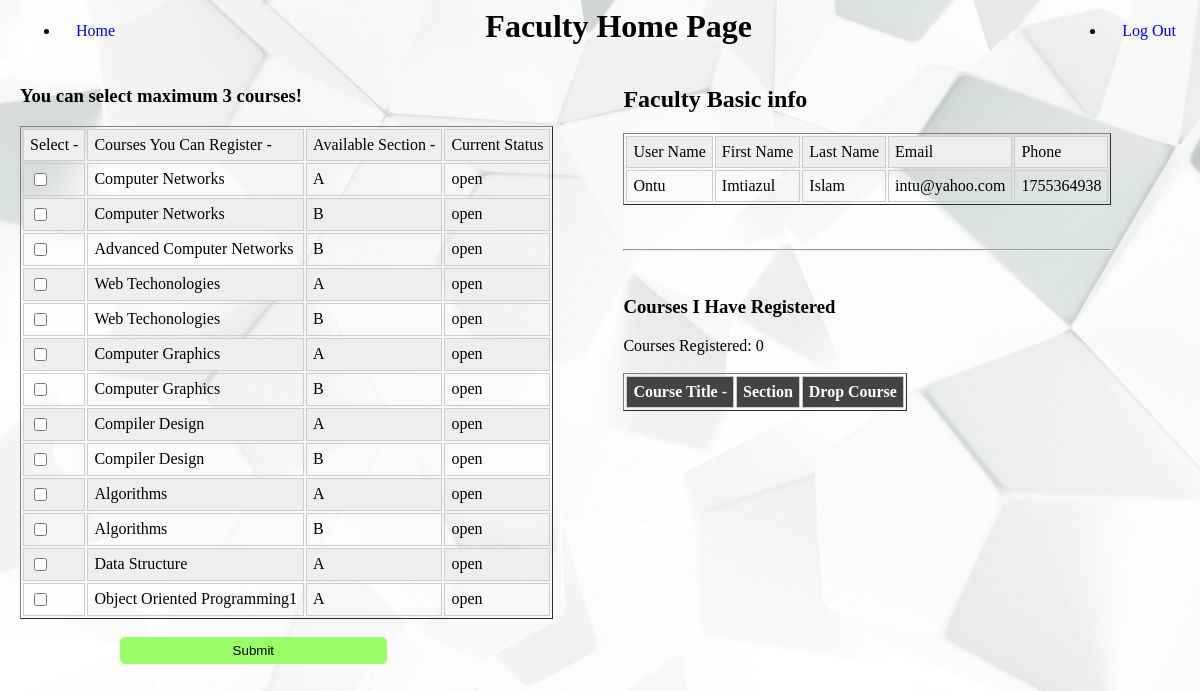
Page /home.php (signed in) on the committed database.
### tables this page shows
CREATE TABLE `courses` (
  `c_id` int(255) NOT NULL,
  `c_name` varchar(255) NOT NULL,
  `section` varchar(255) NOT NULL,
  `status` varchar(255) NOT NULL
);

CREATE TABLE `faculty` (
  `fac_id` int(255) NOT NULL,
  `first_name` varchar(255) NOT NULL,
  `last_name` varchar(255) NOT NULL,
  `user_name` varchar(255) NOT NULL,
  `phone` int(11) NOT NULL,
  `email` varchar(255) NOT NULL,
  `password` varchar(255) NOT NULL
);

### home.php (the view, shortened to what this page needs)
<?php
$fac_name = $_SESSION['user'];
?>
<html>
	<head>
	<link rel="stylesheet" href="css/main.css">
</head>
<body>
<ul>
  <li><a href="#home">Home</a></li>
  <li style="float:right"><a class="active" href="logout.php">Log Out</a></li>
</ul>
    <h1><center>Faculty Home Page<center></h1>
<div id="wrapper">
<div id="leftcolumn">
<?php
	$stid = " SELECT * FROM faculty_courses where user_name ='$fac_name' ";
	$result = @mysql_query($stid) or die("Could not process". mysql_error() );
	$count = mysql_num_rows($result);
	if($count==0)
		{
			echo '<h3>You can select maximum 3 courses!</h3>';
			$query = "SELECT * FROM courses where status='open'";
		    $run = mysql_query($query);
            echo '<table border="1">
            <tr>
			<td>Select -</td>
            <td>Courses You Can Register -</td>
			<td>Available Section -</td>
			<td>Current Status</td>
            </tr>';
			while ($row = mysql_fetch_assoc($run))
			{
				echo '<form action="" method="POST">
				<tr>
				<td><input class="single-checkbox" type="checkbox" name="checkbox[ '. $row["c_id"].'  ]" /></td>
				<td>'. $row["c_name"].'</td>
				<td>'. $row["section"].'</td>
				<td>'. $row["status"].'</td>
				</tr>';
			}
			echo '</table>';
			echo '<br><input type="submit" name="submit">';
	    }
	elseif($count>=3)
		{
			echo "Your Registration Is Already Completed";
	    }
?>
</div>
<div id="rightcolumn">
<h2>Faculty Basic info</h2>
	<?php
     $query = "SELECT * FROM faculty where user_name='$fac_name' ";
     $run = mysql_query($query);
        echo '<table border="1">
            <tr>
            <td>User Name </td>
            <td>First Name</td>
            <td>Last Name </td>
            <td>Email </td>
            <td>Phone</td>
            </tr>';
        while ($row = mysql_fetch_assoc($run))
		{
			echo '<form action="" method="POST"><tr>
            <td>'. $row["user_name"] .'</td>
            <td>'. $row["first_name"]. '</td>
            <td>'. $row["last_name"].'</td>
            <td>'. $row["email"].'</td>
            <td>'. $row["phone"].'</td>
            </tr></form>';
        }
     echo '</table>';
	 ?>
<br><br>
<hr>
<?php
		echo '<br>';
		echo '<h3>Courses I Have Registered</h3>';
		echo "Courses Registered: ";
		echo $count;
		echo "<br><br>";
        echo '<table border="1">
        <tr>
		<th>Course Title -</th>
        <th>Section</th>
		<th>Drop Course</th>
        </tr>';
		echo '</table>';
?>
</div>
</div>
	 </body>
</html>

### CSS/main.css (style rules this page uses)
body { background-image: url(images/background.jpg); background-repeat: no-repeat; background-size: cover; margin-left: 20; }
#leftcolumn, #rightcolumn { float: left; }
#rightcolumn { margin-left: 70px; }
li { float: left; }
li a { display: block; text-align: center; padding: 14px 16px; text-decoration: none; }
tr:nth-of-type(odd) { background: #eee; }
th { background: #444; color: white; font-weight: bold; }
td, th { padding: 6px; border: 1px solid #ccc; text-align: left; }
input[type=submit] { padding:5px 15px; background: #99ff66; border:0 none; cursor:pointer; -webkit-border-radius: 5px; border-radius: 5px; width: 20em; height: 2em; margin-left: 100px; }

### rows in the picture
courses: c_name "Computer Networks", section "A", status "open"
courses: c_name "Computer Networks", section "B", status "open"
courses: c_name "Advanced Computer Networks", section "B", status "open"
courses: c_name "Web Techonologies", section "A", status "open"
courses: c_name "Web Techonologies", section "B", status "open"
courses: c_name "Computer Graphics", section "A", status "open"
courses: c_name "Computer Graphics", section "B", status "open"
courses: c_name "Compiler Design", section "A", status "open"
courses: c_name "Compiler Design", section "B", status "open"
courses: c_name "Algorithms", section "A", status "open"
courses: c_name "Algorithms", section "B", status "open"
courses: c_name "Data Structure", section "A", status "open"
courses: c_name "Object Oriented Programming1", section "A", status "open"
faculty: user_name "Ontu", first_name "Imtiazul", last_name "Islam", email "intu@yahoo.com", phone "1755364938"

### other values in the picture
$count "0"
